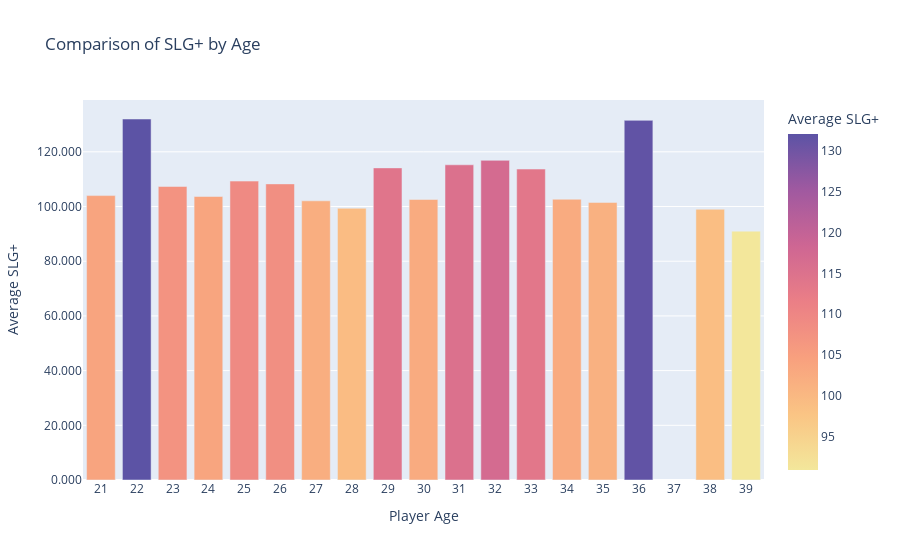

Source (notebook cell):
### Markdown cell above
### Comparing average SLG+ by age

### Code cell
import pandas as pd
import plotly.express as px 


# Load the Combined file
df_combined = pd.read_csv('combined_mlb_data.csv')

# Converting SLG+ to numeric, handling errors
df_combined['SLG+'] = pd.to_numeric(df_combined['SLG+'], errors='coerce')

# Dropping rows with missing Age or SLG+ for accurate grouping
df_combined = df_combined.dropna(subset=['Age', 'SLG+'])

# Calculating the average SLG+ for each unique Age
slg_plus_by_age = df_combined.groupby('Age')['SLG+'].mean().reset_index()
slg_plus_by_age = slg_plus_by_age.rename(columns={'SLG+': 'Average SLG+'})

#Creating a bar plot
fig = px.bar(
    slg_plus_by_age,  
    x='Age',
    y='Average SLG+',  
    title='Comparison of SLG+ by Age',
    labels={'Average SLG+': 'Average SLG+', 'Age': 'Player Age'},
    color='Average SLG+',  
    color_continuous_scale=px.colors.sequential.Sunset
)

# Customizing the layout 
fig.update_layout(
    xaxis={'tickmode': 'linear'}, 
    yaxis_tickformat='.3f',        
    xaxis_title='Player Age',
    yaxis_title='Average SLG+'
)

# Displaying the plot
fig.show()

### Figure 1 — Plotly figure (JSON) as saved in the notebook; plotly's stock layout.template omitted (floating-point values rounded to 4 significant figures)
{"data": [{"hovertemplate": "Player Age=%{x}<br>Average SLG+=%{marker.color}<extra></extra>", "legendgroup": "", "marker": {"color": [104.0, 132.0, 107.3, 103.7, 109.3, 108.3, 102.1, 99.36, 114.1, 102.6, 115.2, 116.9, 113.7, 102.7, 101.5, 131.5, 99.0, 91.0], "coloraxis": "coloraxis", "pattern": {"shape": ""}}, "name": "", "orientation": "v", "showlegend": false, "textposition": "auto", "type": "bar", "x": [21, 22, 23, 24, 25, 26, 27, 28, 29, 30, 31, 32, 33, 34, 35, 36, 38, 39], "xaxis": "x", "y": [104.0, 132.0, 107.3, 103.7, 109.3, 108.3, 102.1, 99.36, 114.1, 102.6, 115.2, 116.9, 113.7, 102.7, 101.5, 131.5, 99.0, 91.0], "yaxis": "y"}], "layout": {"barmode": "relative", "coloraxis": {"colorbar": {"title": {"text": "Average SLG+"}}, "colorscale": [[0, "rgb(243, 231, 155)"], [0.1667, "rgb(250, 196, 132)"], [0.3333, "rgb(248, 160, 126)"], [0.5, "rgb(235, 127, 134)"], [0.6667, "rgb(206, 102, 147)"], [0.8333, "rgb(160, 89, 160)"], [1, "rgb(92, 83, 165)"]]}, "legend": {"tracegroupgap": 0}, "title": {"text": "Comparison of SLG+ by Age"}, "xaxis": {"anchor": "y", "domain": [0, 1], "tickmode": "linear", "title": {"text": "Player Age"}}, "yaxis": {"anchor": "x", "domain": [0, 1], "tickformat": ".3f", "title": {"text": "Average SLG+"}}}}
